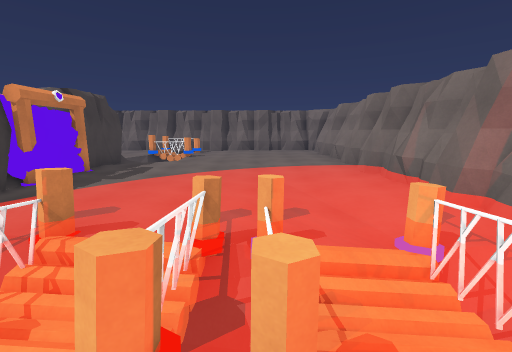
view 1 (above)

24 first-person views from a walk through a scene from a Unity 3-D project. The camera is 1.4 m above the floor, tilts 10° down and sees 90° across. The floor is counted in squares, 1 m on a side. Each view is taken from the middle of a square. On the plan, view 1 faces up. The plan holds only what a view shows up to about 13 squares ahead; the rest is blank. The place goes on beyond the plan. The player character is not drawn. Some animated figures are left out. Surface patterns are stand-ins for the level's own textures.

view 2
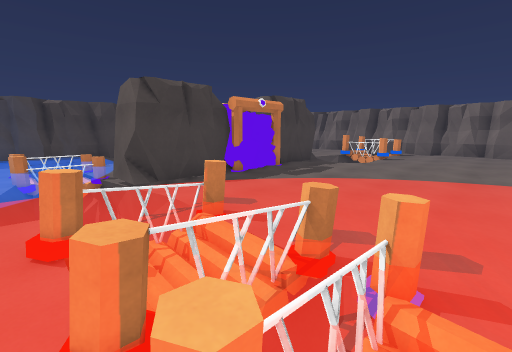

view 3
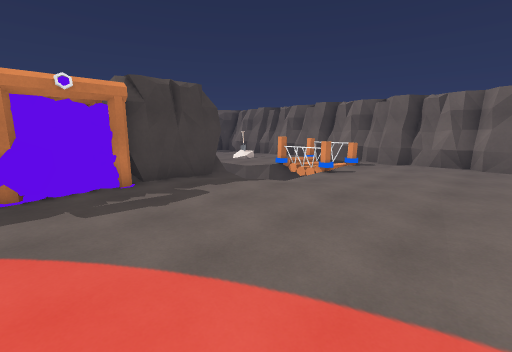

view 4
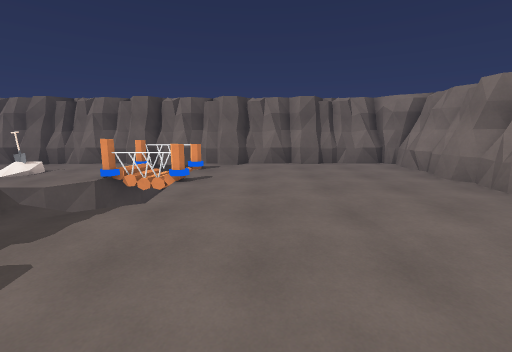

view 5
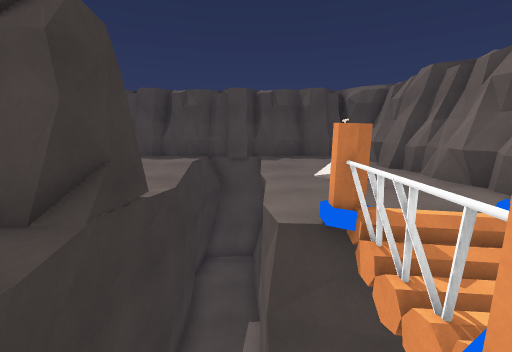

view 6
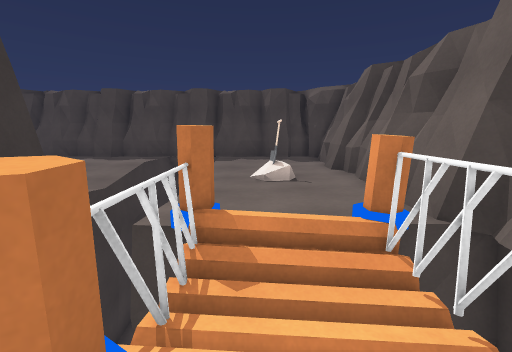

view 7
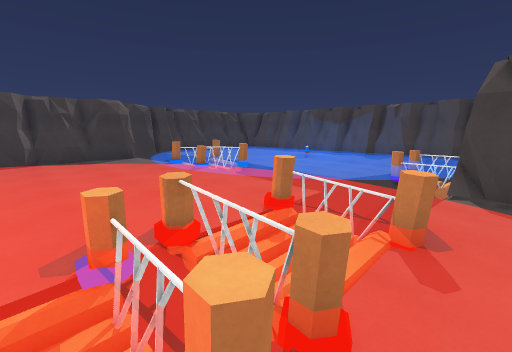

view 8
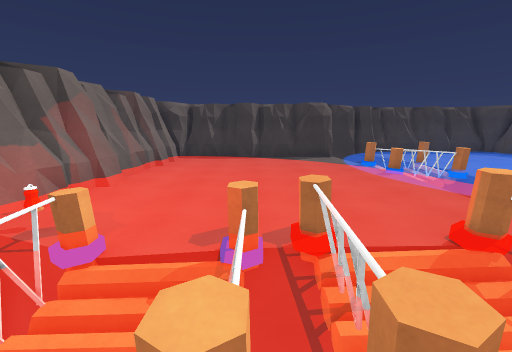

view 9
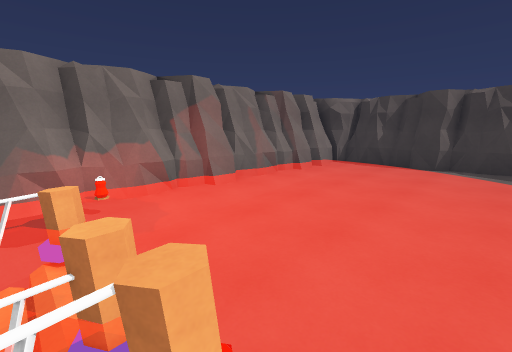

view 10
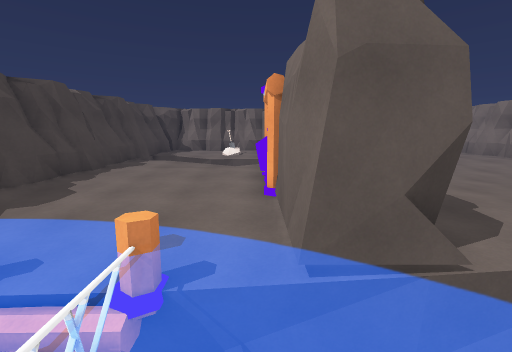

view 11
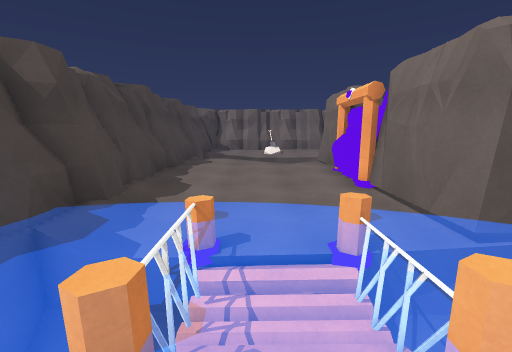

view 12
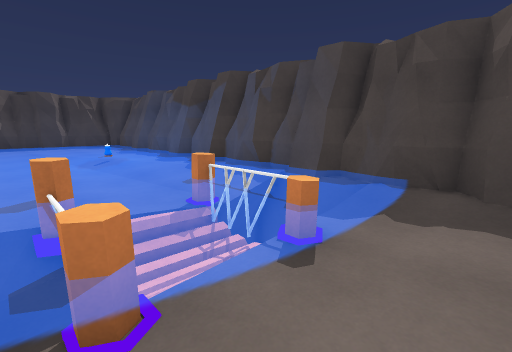

view 13
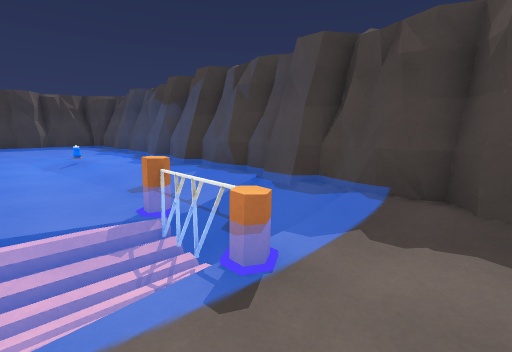

view 14
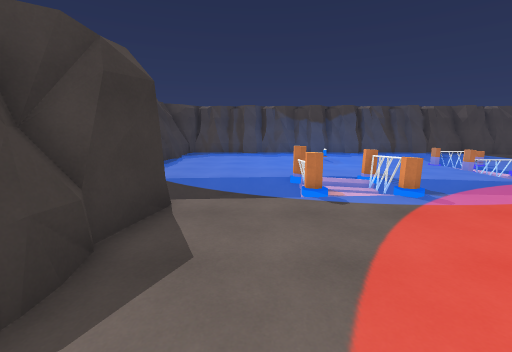

view 15
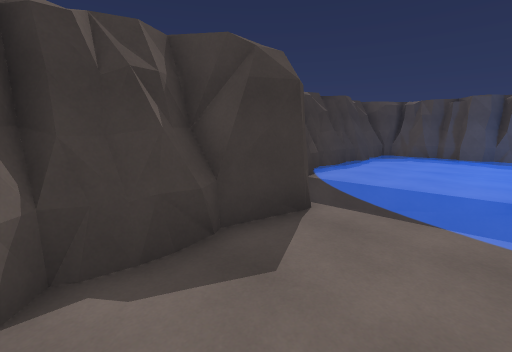

view 16
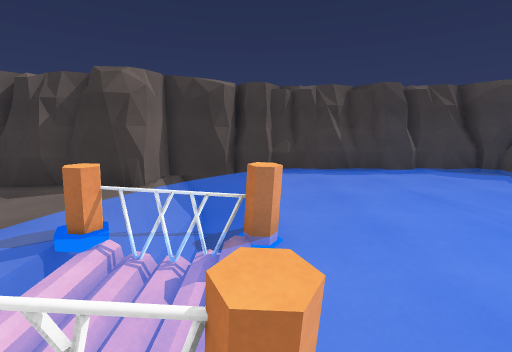

view 17
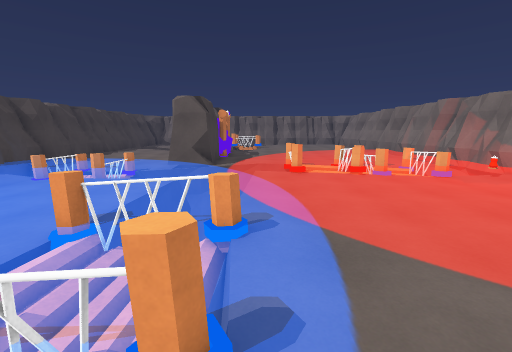

view 18
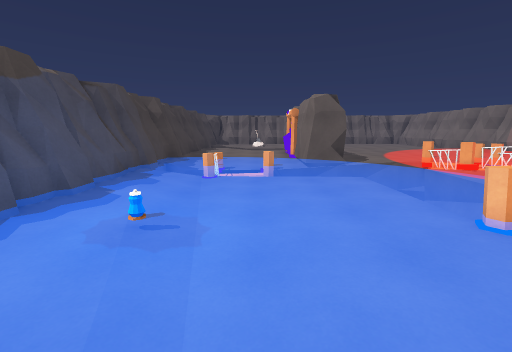

view 19
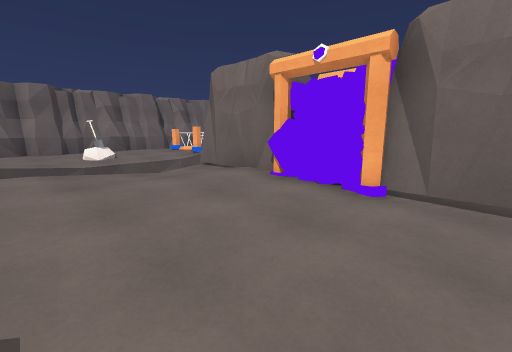

view 20
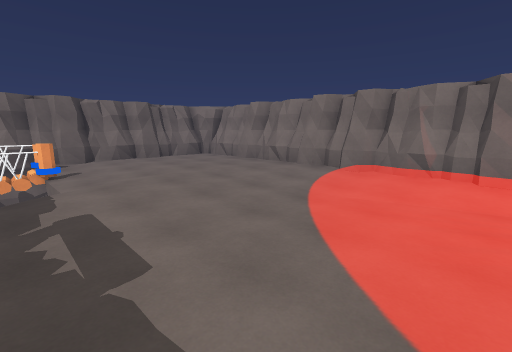

view 21
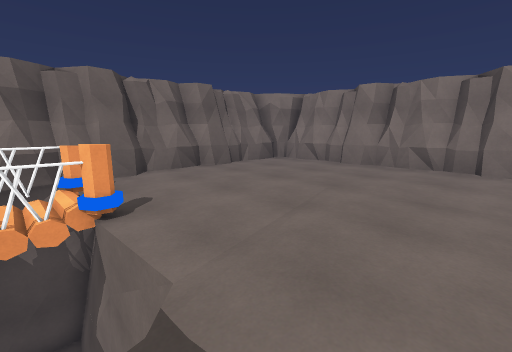

view 22
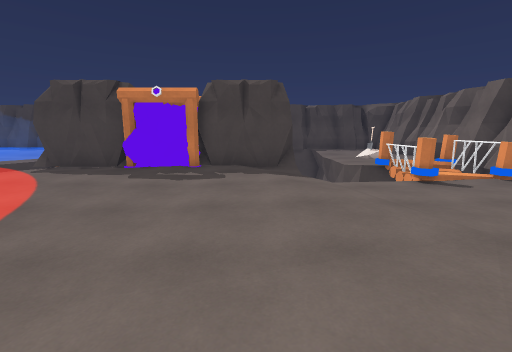

view 23
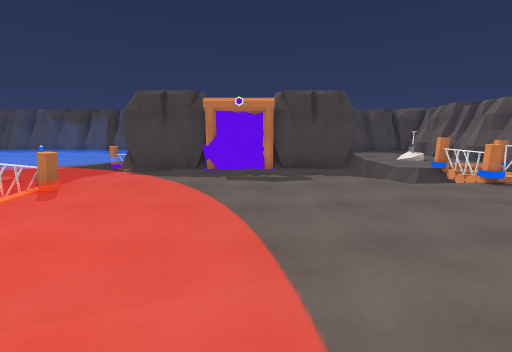

view 24
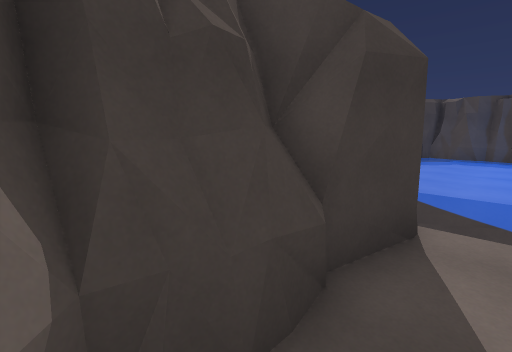

### Floor plan
Key: @ floor where view 1 was taken; # wall or solid block; x gap in a wall; . main floor; - floor 0.25 m lower than the main floor; _ floor 0.5 m lower than the main floor; < floor 5.5 m lower than the main floor; / step, stairs or slope; = window, fence, low wall or low ledge; v drop or lower ground; S shovel; O other object.
Columns run from 18 left of view 1 to 5 right of it. Each row starts with its distance up from view 1.
 22  #######################
 21  #---------<v/---------#
 20  #----SS---.=/---------#
 19  #--__S_---.//---------#
 18  #---____--#=#---------#
 17  #vvvvvvvvvv v_--------#
 16  #vvvvvv     v_--------#
 15  #vvvvvvvvvvvv---------#
 14  #----___##------------#
 13  #-------###-----------#
 12  #-------###-----___---#
 11  #-------##O///////////#
 10  #------OOOO...........#
  9  #------OOOO...........#
  8  #-_____O##O...........#
  7  #_______###...........#
  6 ##/______###...........#
  5 =#../....==#...........#
  4 =#..O....==....=.==..=.#
  3 =#  .  .       ..=.... #
  2  #.....=       =.==..= #
  1 =#....==..   ..=.==..=x#
  0 =#.........  .....@....#
 -1 =#.........  ..........#
 -2 =#.........  ..........#
 -3 =#.........  ..........#
 -4 =#.........  ..........#
 -5  #..O.....====.........#
 -6  #.....................#
 -7 =#........=.==.........#
 -8 =#........=.=..........#
 -9 =#.........  ..........#
-10 =#.........  ..////////#
-11 =#.........  #=##=##=#
-12  #.........  = #######
-13  #.........#==
-14  =#########=
-15  == = = == =

Where each view was taken, in squares from view 1:
view 1: 0 up, 0 right, facing up
view 2: 1 up, 1 right, facing up-left
view 3: 8 up, 1 right, facing up-left
view 4: 9 up, 2 left, facing up
view 5: 17 up, 4 left, facing left
view 6: 19 up, 4 left, facing left
view 7: 5 up, 1 right, facing down-left
view 8: 5 up, 0 right, facing down
view 9: 2 up, 2 left, facing down-right
view 10: 1 up, 10 left, facing up
view 11: 0 up, 13 left, facing up
view 12: 6 up, 11 left, facing down-left
view 13: 6 up, 12 left, facing down-left
view 14: 9 down, 1 right, facing left
view 15: 8 down, 0 right, facing down-left
view 16: 4 down, 8 left, facing down
view 17: 9 down, 5 left, facing up
view 18: 9 down, 12 left, facing up
view 19: 6 up, 15 left, facing up-right
view 20: 6 up, 6 left, facing up-right
view 21: 13 up, 6 left, facing up-right
view 22: 13 up, 3 right, facing left
view 23: 10 up, 4 right, facing left
view 24: 10 down, 0 right, facing down-left
